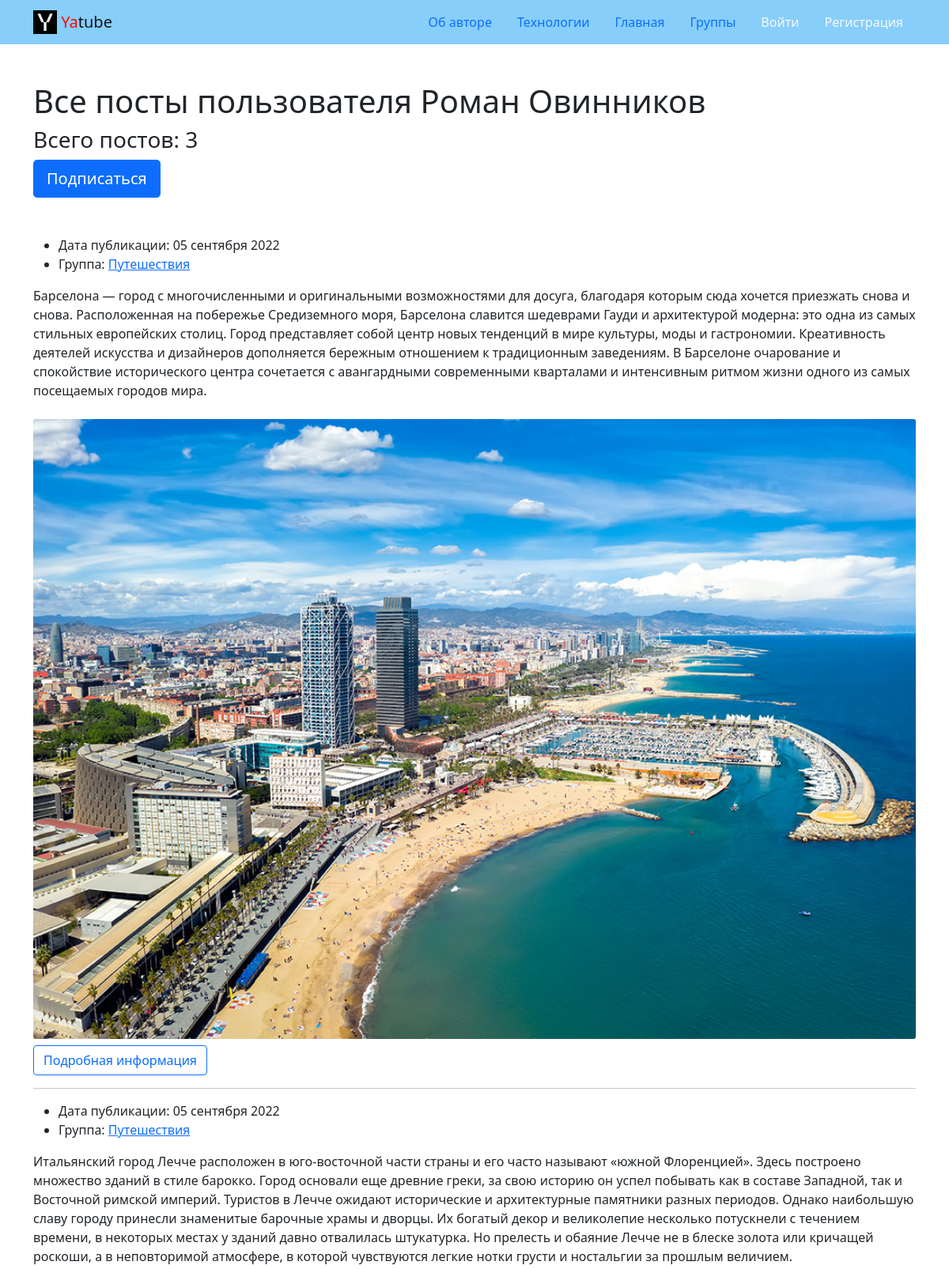
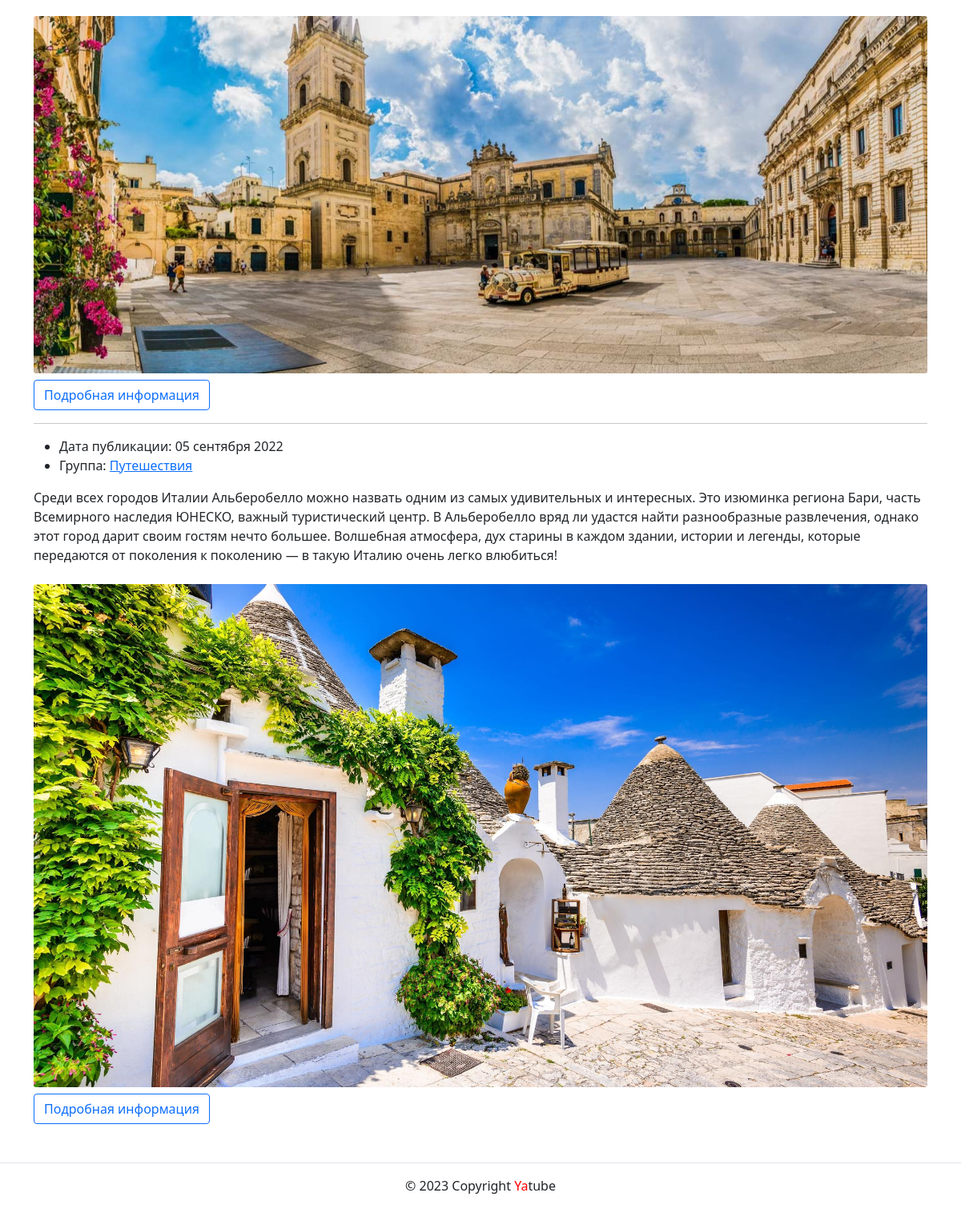
Page /profile/Roma/ on the committed database (2 pictures, top to bottom).
### posts/models.py (models this page shows, shortened)
class Post(models.Model):
    author = models.ForeignKey(
        User,
        help_text='Автор поста',
        on_delete=models.CASCADE,
        related_name='posts',
        verbose_name='Автор поста',
    )
    group = models.ForeignKey(
        Group,
        blank=True,
        help_text='Группа, к которой будет относиться пост',
        null=True,
        on_delete=models.SET_NULL,
        related_name='posts',
        verbose_name='Группа',
    )
    image = models.ImageField(
        'Картинка',
        blank=True,
        upload_to='posts/',
    )
    pub_date = models.DateTimeField(
        auto_now_add=True,
        db_index=True,
        help_text='Дата публикации поста',
        verbose_name='Дата публикации поста',
    )
    text = models.TextField(
        help_text='Введите текст поста',
        verbose_name='Текст поста',
    )
    class Meta:
        ordering = ['-pub_date']
        verbose_name = 'Пост'
        verbose_name_plural = 'Посты'

class Group(models.Model):
    description = models.TextField(
        verbose_name='Описание группы',
        help_text='Описание группы',
    )
    slug = models.SlugField(
        unique=True,
        verbose_name='Короткий адрес группы',
        help_text='Короткий адрес группы'
    )
    title = models.CharField(
        max_length=200,
        verbose_name='Название группы',
        help_text='Название группы'
    )
    def __str__(self) -> str:
        return self.title

### posts/views.py (the view)
# urls.py: path('profile/<str:username>/', views.profile, name='profile'),
def profile(request, username):
    author = get_object_or_404(User, username=username)
    posts = author.posts.all()
    page_obj = paginator(posts, SHOW_COUNT, request)
    count = posts.count()
    following = author.following.filter(user=request.user.id).exists()
    context = {
        'author': author,
        'count': count,
        'following': following,
        'page_obj': page_obj,
        'profile': True
    }
    return render(request, 'posts/profile.html', context)

### core/context_processors/year.py (called while the page is built)
def year(request):
    return {
        'year': datetime.datetime.now().year
    }

### posts/utils.py (called while the page is built)
def paginator(posts, SHOW_COUNT, request):
    paginator = Paginator(posts, SHOW_COUNT)
    page_number = request.GET.get('page')
    return paginator.get_page(page_number)

### templates/posts/profile.html (shortened to what this page needs)
{% extends 'base.html' %}
{% load thumbnail %}
{% load static %}
{% block content %}
  <div class="container py-5">
    <div class="mb-5">
      <h1>Все посты пользователя
        {{ author.get_full_name }}
      </h1>
      <h3>Всего постов: {{ count }}</h3>
      {% if request.user.username != author.username %}
        {% if following %}
          <a
            class="btn btn-lg btn-light"
            href="{% url 'posts:profile_unfollow' author.username %}" role="button"
          >
            Отписаться
          </a>
        {% else %}
          <a
            class="btn btn-lg btn-primary"
            href="{% url 'posts:profile_follow' author.username %}" role="button"
          >
            Подписаться
          </a>
        {% endif %}
      {% endif %}
    </div>
    <article>
      {% for post in page_obj %}
        <ul>
          <li>
            Дата публикации: {{ post.pub_date|date:"d E Y" }}
          </li>
          {% if post.group %}
          <li>
            Группа: <a href="{% url 'posts:group_list' post.group.slug %}">{{ post.group }}</a>
          </li>
          {% endif %}
        </ul>
        <p>{{ post.text }}</p>
        {% thumbnail post.image "1440x560" crop="center" upscale=False as im %}
          <img class="card-img my-2" src="{{ im.url }}">
        {% endthumbnail %}
        <button
          class="btn btn-outline-primary"
          onclick="window.location.href = '{% url 'posts:post_detail' post.id %}'"
          type="button"
        >
          Подробная информация
        </button>
        {% if not forloop.last %}<hr>{% endif %}
      {% endfor %}
    </article>
  </div>
{% endblock %}

### templates/base.html (shortened to what this page needs)
<!DOCTYPE html>
<html lang="ru">
  {% load static %}
  <head>
      <link rel="stylesheet" href="{% static 'css/bootstrap.min.css' %}">
  </head>
  <body>
    {% include 'includes/header.html' with tech=request.url%}
    <main>
      {% block content %}{% endblock %}
    </main>
    {% include 'includes/footer.html' %}
  </body>
</html>

### templates/includes/header.html
{% load static %}
<header>
  <nav class="navbar navbar-light" style="background-color: lightskyblue">
    <div class="container">
      <a class="navbar-brand" href="{% url 'posts:index' %}">
        <img
          alt=""
          class="d-inline-block align-top"
          height="30"
          src="{% static 'img/logo.png' %}"
          width="30"
        >
        <span style="color:red">Ya</span>tube
      </a>
      <ul class="nav nav-pills">
        <li class="nav-item">
          <a class="nav-link {% if author_about %} active {% endif %}" href="{% url 'about:author' %}">Об авторе</a>
        </li>
        <li class="nav-item">
          <a class="nav-link {% if tech_about %} active {% endif %}" href="{% url 'about:tech' %}">Технологии</a>
        </li>
        <li class="nav-item">
          <a class="nav-link {% if index_header %} active {% endif %}" href="{% url 'posts:index' %}">Главная</a>
        </li>
        <li class="nav-item">
          <a class="nav-link {% if groups_page %} active {% endif %}" href="{% url 'posts:groups' %}">Группы</a>
        </li>
        {% if user.is_authenticated %}
        <li class="nav-item">
          <a class="nav-link {% if group_create %} active {% endif %}" href="{% url 'posts:group_create' %}">Новая группа</a>
        </li>
        <li class="nav-item">
          <a class="nav-link {% if post_create %} active {% endif %}" href="{% url 'posts:post_create' %}">Новая запись</a>
        </li>
        <li class="nav-item">
          <a class="nav-link link-light" href="{% url 'users:PasswordChangeForm' %}">Изменить пароль</a>
        </li>
        <li class="nav-item">
          <a class="nav-link link-light" href="{% url 'users:logout' %}">Выйти</a>
        </li>
        <li class="nav-item">
          <a class="nav-link {% if profile%} active {% endif %}" href="{% url 'posts:profile' user.username %}">{{ user.username }}</a>
        </li>
        {% else %}
        <li class="nav-item">
          <a class="nav-link link-light" href="{% url 'users:login' %}">Войти</a>
        </li>
        <li class="nav-item">
          <a class="nav-link link-light" href="{% url 'users:signup' %}">Регистрация</a>
        </li>
        {% endif %}
      </ul>
    </div>
  </nav>
</header>

### templates/includes/footer.html
{% load static %}
<footer class="border-top text-center py-3">
  <p>© {{ year }} Copyright <span style="color:red">Ya</span>tube</p>
</footer>

### rows in the picture
Post: pub_date "05 сентября 2022", group "Путешествия", text "Барселона — город с многочисленными и оригинальными возможностями для досуга, благодаря которым сюда хочется приезжать снова и снова. Расположенная на побережье Средиземного моря, Барселона славится шедеврами Гауди и архитектурой модерна: это одна из самых стильных европейских столиц. Город представляет собой центр новых тенденций в мире культуры, моды и гастрономии. Креативность деятелей искусства и дизайнеров дополняется бережным отношением к традиционным заведениям. В Барселоне очарование и спокойствие исторического центра сочетается с авангардными современными кварталами и интенсивным ритмом жизни одного из самых посещаемых городов мира.", shows a picture
Post: pub_date "05 сентября 2022", group "Путешествия", text "Итальянский город Лечче расположен в юго-восточной части страны и его часто называют «южной Флоренцией». Здесь построено множество зданий в стиле барокко. Город основали еще древние греки, за свою историю он успел побывать как в составе Западной, так и Восточной римской империй. Туристов в Лечче ожидают исторические и архитектурные памятники разных периодов. Однако наибольшую славу городу принесли знаменитые барочные храмы и дворцы. Их богатый декор и великолепие несколько потускнели с течением времени, в некоторых местах у зданий давно отвалилась штукатурка. Но прелесть и обаяние Лечче не в блеске золота или кричащей роскоши, а в неповторимой атмосфере, в которой чувствуются легкие нотки…", shows a picture
Post: pub_date "05 сентября 2022", group "Путешествия", text "Среди всех городов Италии Альберобелло можно назвать одним из самых удивительных и интересных. Это изюминка региона Бари, часть Всемирного наследия ЮНЕСКО, важный туристический центр. В Альберобелло вряд ли удастся найти разнообразные развлечения, однако этот город дарит своим гостям нечто большее. Волшебная атмосфера, дух старины в каждом здании, истории и легенды, которые передаются от поколения к поколению — в такую Италию очень легко влюбиться!", shows a picture

### other values in the picture
{{ author.get_full_name }} "Роман Овинников"
{{ count }} "3"
